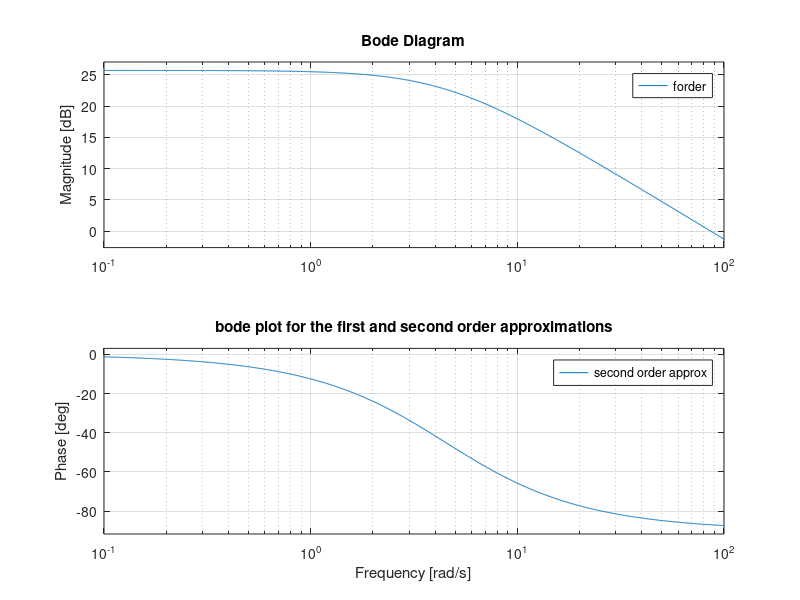

This figure's MATLAB source:
cd U:\ece486\

s = tf('s');
sorder = .0545/(1.066*10^-7*s^2+6.292*10^-4*s+2.83*10^-3)
forder = .0545/(6.29*10^-4*s+2.83*10^-3)

so = step(sorder);
fo = step(forder);

hold on
bode(sorder);
bode(forder);
grid on
title('bode plot for the first and second order approximations')
legend('second order approx','first order approx');

%plot(so, ':')
%plot(fo, '-')

%title('w vs. t for the first and second order approximations')
%xlabel('t, time (s)')
%ylabel('w')
